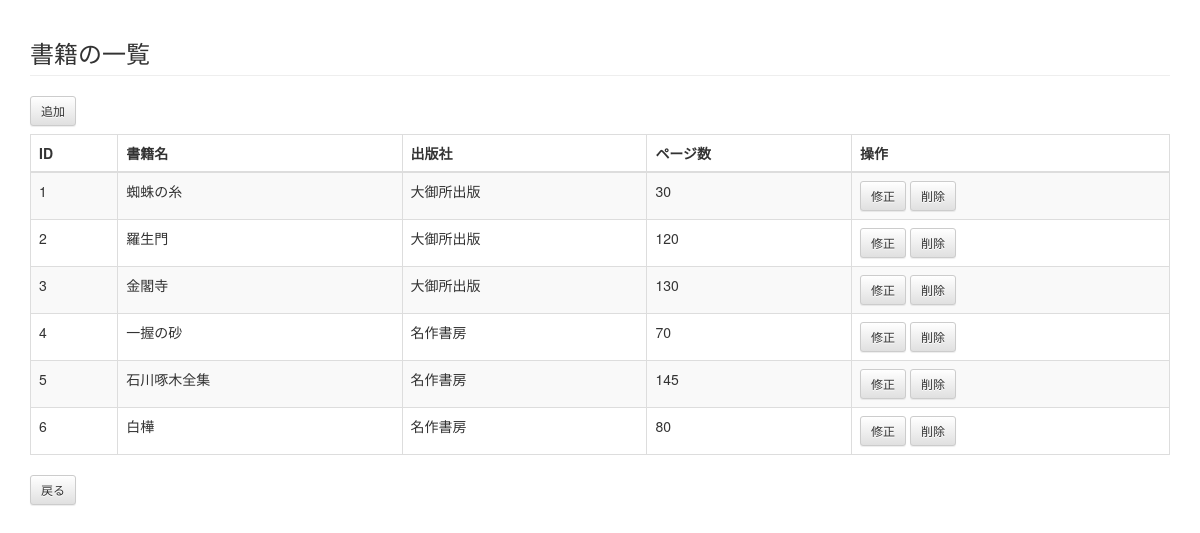
The page /cms/book/ on the database as committed earlier.
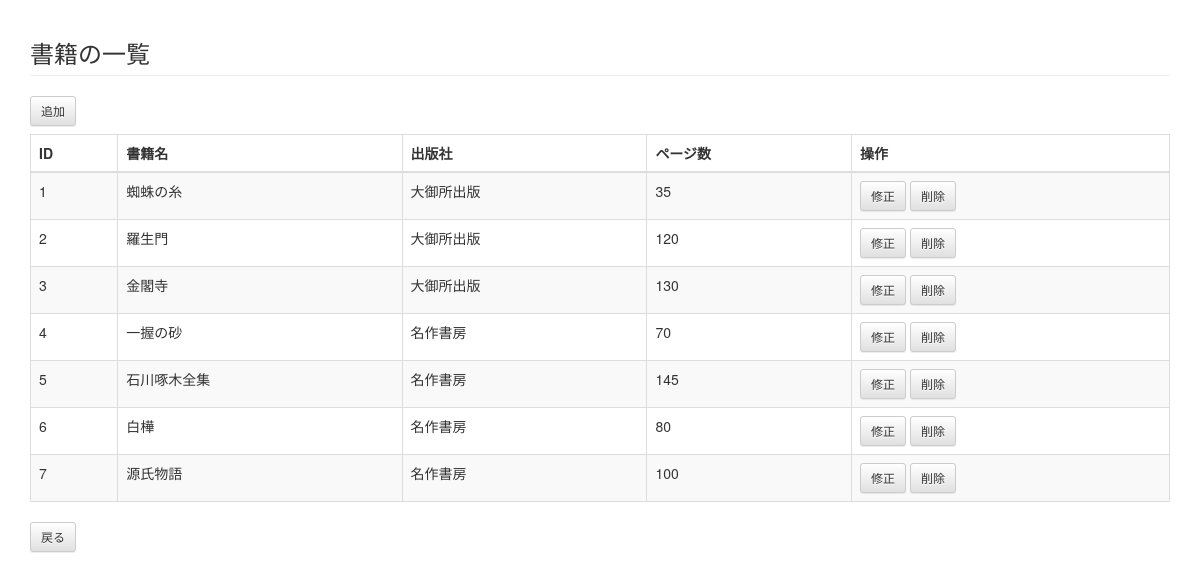
The same page on the database as committed later.
### cms/models.py (models this page shows, shortened)
class Book(models.Model):
    name = models.CharField(u'書籍名', max_length=255)
    page = models.IntegerField(u'ページ数', blank=True, default = 0)
    publisher = models.ForeignKey(Publisher, verbose_name=u'出版社', related_name='publishers', blank=True, default=None)
    author = models.ForeignKey(Author, verbose_name=u'著者', related_name='authors', blank=True, default=None)

class Publisher(models.Model):
    name = models.CharField(u'出版社名', max_length=255)
    def __str__(self):
        return self.name

### cms/views.py (the view)
def book_list(request):
    books = Book.objects.all().order_by('id')
    return render_to_response('cms/book_list.html',
                              {'books':books},
                              context_instance=RequestContext(request))

### cms/templates/cms/book_list.html (shortened to what this page needs)
{% extends "base.html" %}
{% block content %}
    <h3 class="page-header">書籍の一覧</h3>
    <a href="{% url 'cms:book_add' %}" class="btn btn-default btn-sm">追加</a>
    <table class="table table-striped table-bordered">
        <thead>
            <tr>
                <th>ID</th>
                <th>書籍名</th>
                <th>出版社</th>
                <th>ページ数</th>
                <th>操作</th>
            </tr>
        </thead>
        <tbody>
            {% for book in books %}
            <tr>
                <td>{{ book.id }}</td>
                <td>{{ book.name }}</td>
                <td>{{ book.publisher }}</td>
                <td>{{ book.page }}</td>
                <td>
                    <a href="{% url 'cms:book_mod' book_id=book.id %}" class="btn btn-default btn-sm">修正</a>
                    <button
                            url="{% url 'cms:book_del' book_id=book.id %}"
                            class="btn btn-default btn-sm del_confirm"
                            data-toggle="modal" data-target="#deleteModal" pk="{{ book.id }}. {{ book.name }}">削除</button>
                </td>
            </tr>
            {% endfor %}
        </tbody>
    </table>
    <div>
        <a href="" class="btn btn-default btn-sm">戻る</a>
    </div>
{% endblock content %}

Rows that differ between the two databases and show on the page:
changed Book "蜘蛛の糸": page "30" → "35"
added Book: id "7", name "源氏物語", publisher "名作書房", page "100"
